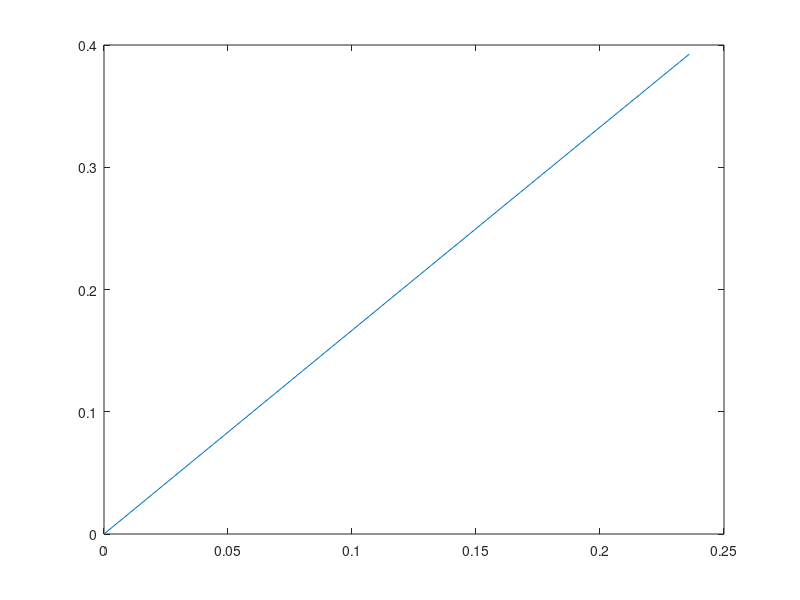

This chart was generated by the following MATLAB code:
% /home/manoj/gits/projects/courseWork/aerospace courses/Guidance/assignment2
theta_f = 0:0.004:13.75*pi/180;
alpha_PF  = theta_f + asin(1/1.5*sin(theta_f));
plot(theta_f , alpha_PF)